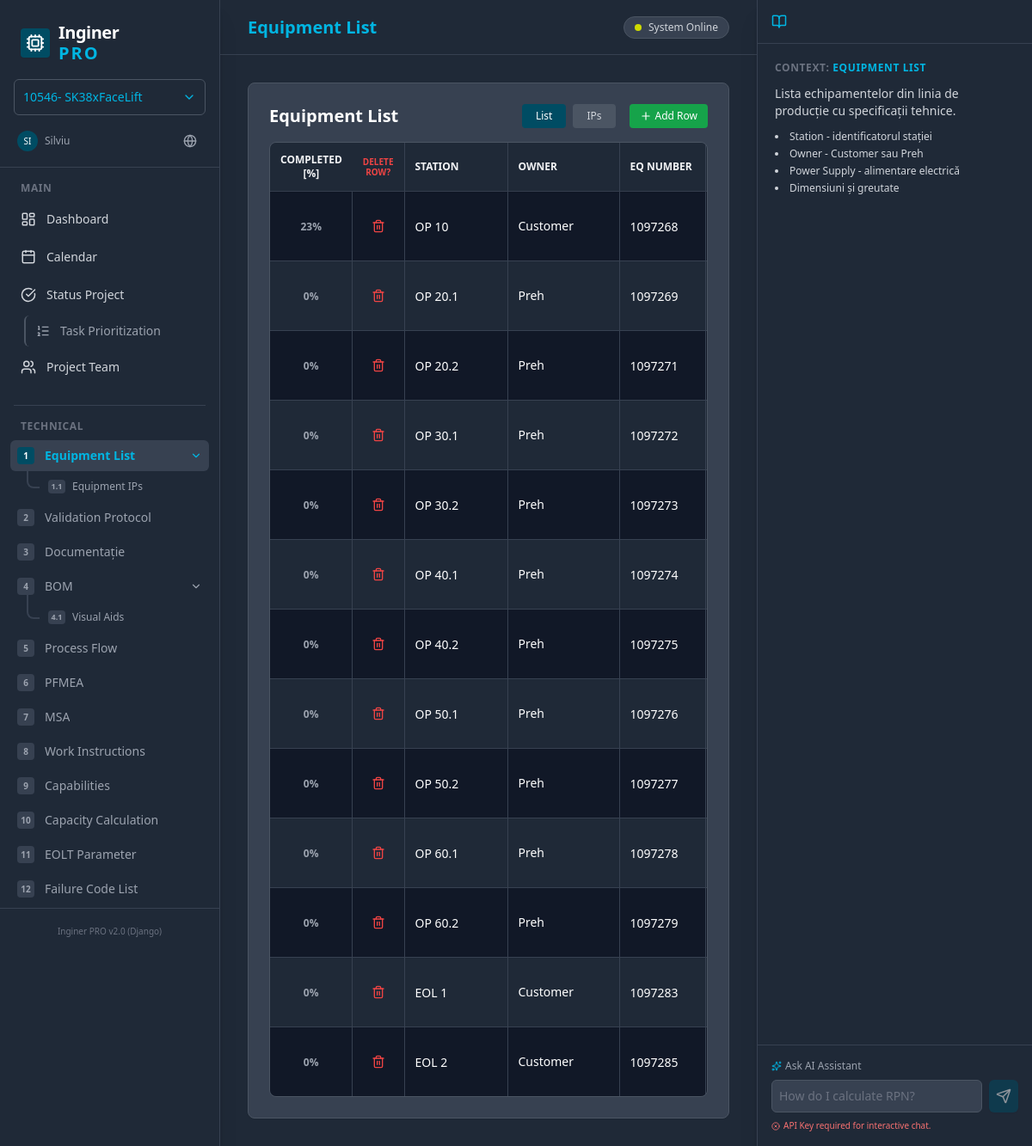
Screenshot of /equipment/ with the database file from the repository.
### core/models.py (models this page shows, shortened)
class Equipment(models.Model):
    OWNER_CHOICES = [
        ('Customer', 'Customer'),
        ('Preh', 'Preh'),
    ]
    station = models.CharField(max_length=50)
    owner = models.CharField(max_length=50, choices=OWNER_CHOICES)
    eq_number = models.CharField(max_length=50, verbose_name="Equipment Number")
    power_supply = models.CharField(max_length=100)
    power_kw = models.CharField(max_length=20, blank=True)
    air_supply_bar = models.CharField(max_length=20, default='no')
    air_supply_diam = models.CharField(max_length=20, default='no')
    height = models.CharField(max_length=50, blank=True, verbose_name="Inaltime [mm]")
    width = models.CharField(max_length=50, blank=True, verbose_name="Latime [mm]")
    length = models.CharField(max_length=50, blank=True, verbose_name="Lungime [mm]")
    weight = models.CharField(max_length=50, blank=True, verbose_name="Greutate [kg]")
    photo_front = models.URLField(blank=True, verbose_name="Front Photo URL")
    photo_tag = models.URLField(blank=True, verbose_name="Tag Photo URL")
    class Meta:
        ordering = ['id']
        verbose_name_plural = "Equipment"
    def get_validation_progress(self):
        from core.models import ValidationChecklistItem
        total_items = ValidationChecklistItem.objects.count()
        if total_items == 0:
            return 0
        ok_count = self.validation_results.filter(status='OK').count()
        return round((ok_count / total_items) * 100)

### core/views.py (the view)
# urls.py: path('equipment/', views.equipment, name='equipment'),
def equipment(request):
    equipment_list = Equipment.objects.all()
    dropdown_options = {
        'owners': ['Customer', 'Preh'],
        'power_supply': ['AC 220V 50HZ single phase', 'AC 400V 50Hz 3~/N/PE - max. 32A', 'DC 24V'],
        'power_kw': ['', '1', '1.5', '2', '2.5', '3'],
        'air_supply_bar': ['no', '6', '8'],
        'air_supply_diam': ['no', '12', '16'],
    }
    context = {
        'active_view': 'equipment',
        'page_title': 'Equipment List',
        'equipment_list': equipment_list,
        'dropdown_options': dropdown_options,
    }
    return render(request, 'equipment_list.html', context)

### templates/equipment_list.html (shortened to what this page needs)
{% extends 'base.html' %}
{% block content %}
<div class="bg-gray-700 rounded-lg border border-gray-600 shadow-sm p-6 overflow-hidden flex flex-col h-full relative">
    <div class="flex justify-between items-center mb-4">
        <h2 class="text-xl font-bold text-white">Equipment List</h2>
        <div class="flex items-center gap-2">
            <a href="{% url 'equipment' %}" class="px-4 py-1.5 bg-preh-petrol text-white rounded text-xs font-medium">List</a>
            <a href="{% url 'equipment_ips' %}" class="px-4 py-1.5 bg-gray-600 text-gray-300 rounded text-xs font-medium hover:bg-gray-500">IPs</a>
            <button id="add-row-btn" hx-post="{% url 'equipment_add' %}" hx-target="#equipment-tbody" hx-swap="beforeend" class="flex items-center gap-1 px-3 py-1.5 bg-green-600 hover:bg-green-700 text-white rounded text-xs font-medium transition-colors ml-2"><i data-lucide="plus" class="w-3.5 h-3.5"></i> Add Row</button>
        </div>
    </div>
    <div class="flex-1 overflow-auto border border-gray-600 rounded-lg">
        <table class="w-full text-sm text-left border-collapse">
            <thead class="bg-gray-800 text-gray-100 font-semibold sticky top-0 shadow-sm z-10">
                <tr>
                    <th class="p-3 border-b border-gray-700 w-24 text-center uppercase text-xs">Completed [%]</th>
                    <th class="p-3 border-b border-gray-700 w-12 text-center text-[10px] leading-tight text-red-500 border-r border-gray-700 uppercase">Delete Row?</th>
                    <th class="p-3 border-b border-gray-700 min-w-[120px] border-r border-gray-700 uppercase text-xs">Station</th>
                    <th class="p-3 border-b border-gray-700 min-w-[130px] border-r border-gray-700 uppercase text-xs">Owner</th>
                    <th class="p-3 border-b border-gray-700 min-w-[100px] border-r border-gray-700 uppercase text-xs">EQ Number</th>
                    <th class="p-3 border-b border-gray-700 min-w-[200px] border-r border-gray-700 uppercase text-xs">Power Supply</th>
                </tr>
            </thead>
            <tbody id="equipment-tbody" class="divide-y divide-gray-700">
                {% for equip in equipment_list %}
                <tr id="equipment-row-{{ equip.id }}" class="transition-colors group {% cycle 'bg-gray-900' 'bg-gray-800' %}">
                    <td class="p-2 text-center border-r border-gray-700">{% with progress=equip.get_validation_progress %}<span id="progress-{{ equip.id }}" class="text-xs font-bold {% if progress == 100 %}text-green-500{% elif progress >= 50 %}text-orange-500{% else %}text-gray-400{% endif %}">{{ progress }}%</span>{% endwith %}</td>
                    <td class="p-0 text-center border-r border-gray-700"><button onclick="confirmDelete({{ equip.id }}, '{{ equip.station }}')" class="p-2 text-red-500 transition-opacity hover:bg-red-900/20 rounded-full m-1"><i data-lucide="trash-2" class="w-4 h-4"></i></button></td>
                    <td class="p-0 border-r border-gray-700"><input class="w-full h-full p-3 bg-transparent text-white focus:bg-gray-700 focus:outline-none" type="text" value="{{ equip.station }}" hx-post="{% url 'equipment_update' equip.id %}" hx-trigger="change" hx-vals='{"field": "station"}' hx-swap="none" name="value"></td>
                    <td class="p-0 border-r border-gray-700"><select class="w-full h-full p-3 bg-transparent text-white focus:bg-gray-700 focus:outline-none appearance-none" hx-post="{% url 'equipment_update' equip.id %}" hx-trigger="change" hx-vals='{"field": "owner"}' hx-swap="none" name="value"><option value="" class="bg-gray-800">-</option><option value="Customer" class="bg-gray-800" {% if equip.owner == 'Customer' %}selected{% endif %}>Customer</option><option value="Preh" class="bg-gray-800" {% if equip.owner == 'Preh' %}selected{% endif %}>Preh</option></select></td>
                    <td class="p-0 border-r border-gray-700"><input class="w-full h-full p-3 bg-transparent text-white focus:bg-gray-700 focus:outline-none" type="text" value="{{ equip.eq_number }}" hx-post="{% url 'equipment_update' equip.id %}" hx-trigger="change" hx-vals='{"field": "eq_number"}' hx-swap="none" name="value"></td>
                    <td class="p-0 border-r border-gray-700"><select class="w-full h-full p-3 bg-transparent text-white focus:bg-gray-700 focus:outline-none appearance-none" hx-post="{% url 'equipment_update' equip.id %}" hx-trigger="change" hx-vals='{"field": "power_supply"}' hx-swap="none" name="value"><option value="" class="bg-gray-800">-</option><option value="AC 220V 50HZ single phase" class="bg-gray-800" {% if equip.power_supply == 'AC 220V 50HZ single phase' %}selected{% endif %}>AC 220V 50HZ single phase</option><option value="AC 400V 50Hz 3~/N/PE - max. 32A" class="bg-gray-800" {% if equip.power_supply == 'AC 400V 50Hz 3~/N/PE - max. 32A' %}selected{% endif %}>AC 400V 50Hz 3~/N/PE - max. 32A</option><option value="DC 24V" class="bg-gray-800" {% if equip.power_supply == 'DC 24V' %}selected{% endif %}>DC 24V</option></select></td>
                </tr>
                {% empty %}
                <tr><td colspan="15" class="p-8 text-center text-gray-400">No equipment found. Click "+ Add Row" to add equipment.</td></tr>
                {% endfor %}
            </tbody>
        </table>
    </div>
</div>
{% endblock %}

### templates/base.html (style rules this page uses)
* { scrollbar-width: thin; scrollbar-color: #4b5563 #1f2937; }

### rows the page displays
Equipment: get_validation_progress "23", value "OP 10", value "Customer", value "1097268", value "AC 220V 50HZ single phase"
Equipment: get_validation_progress "0", value "OP 20.1", value "Preh", value "1097269", value "AC 220V 50HZ single phase"
Equipment: get_validation_progress "0", value "OP 20.2", value "Preh", value "1097271", value "AC 220V 50HZ single phase"
Equipment: get_validation_progress "0", value "OP 30.1", value "Preh", value "1097272", value "AC 220V 50HZ single phase"
Equipment: get_validation_progress "0", value "OP 30.2", value "Preh", value "1097273", value "AC 220V 50HZ single phase"
Equipment: get_validation_progress "0", value "OP 40.1", value "Preh", value "1097274", value "AC 220V 50HZ single phase"
Equipment: get_validation_progress "0", value "OP 40.2", value "Preh", value "1097275", value "AC 220V 50HZ single phase"
Equipment: get_validation_progress "0", value "OP 50.1", value "Preh", value "1097276", value "AC 220V 50HZ single phase"
Equipment: get_validation_progress "0", value "OP 50.2", value "Preh", value "1097277", value "AC 220V 50HZ single phase"
Equipment: get_validation_progress "0", value "OP 60.1", value "Preh", value "1097278", value "AC 220V 50HZ single phase"
Equipment: get_validation_progress "0", value "OP 60.2", value "Preh", value "1097279", value "AC 220V 50HZ single phase"
Equipment: get_validation_progress "0", value "EOL 1", value "Customer", value "1097283", value "AC 400V 50Hz 3~/N/PE - max. 32A"
Equipment: get_validation_progress "0", value "EOL 2", value "Customer", value "1097285", value "AC 400V 50Hz 3~/N/PE - max. 32A"

### other values shown
{{ page_title|default:"Dashboard" }} "Equipment List"
{{ page_title|default:"Dashboard" }} "EQUIPMENT LIST"
